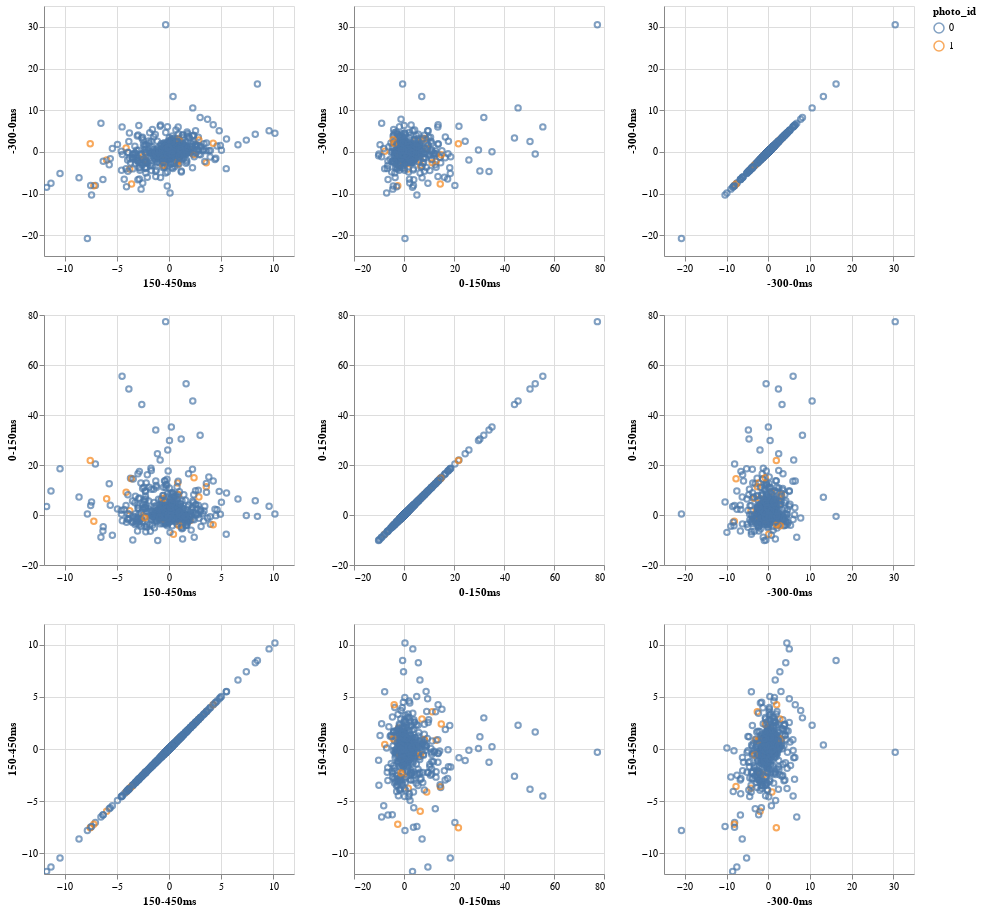

Notebook code cell kept with this figure:
### Code cell
import altair as alt
grid_chart = alt.Chart(data).mark_point().encode(
    alt.X(alt.repeat("column"), type='quantitative'),
    alt.Y(alt.repeat("row"), type='quantitative'),
    color = 'photo_id:N'
).properties(
    width = 250,
    height = 250,
).repeat(
    row=['-300-0ms', '0-150ms', '150-450ms'],
    column=['150-450ms', '0-150ms', '-300-0ms']).interactive(
)

grid_chart.savechart('gridchart.html')
grid_chart

### Figure 1 — Vega-Lite specification as saved in the notebook (floating-point values rounded to 4 significant figures; data arrays with more than 128 entries replaced by an {"elided": "..."} marker saying what was removed)
{"$schema": "https://vega.github.io/schema/vega-lite/v2.json", "config": {"view": {"height": 300, "width": 400}}, "repeat": {"column": ["150-450ms", "0-150ms", "-300-0ms"], "row": ["-300-0ms", "0-150ms", "150-450ms"]}, "spec": {"data": {"values": {"elided": "629 records"}}, "encoding": {"color": {"field": "photo_id", "type": "nominal"}, "x": {"field": {"repeat": "column"}, "type": "quantitative"}, "y": {"field": {"repeat": "row"}, "type": "quantitative"}}, "height": 250, "mark": "point", "selection": {"selector032": {"bind": "scales", "encodings": ["x", "y"], "mark": {"fill": "#333", "fillOpacity": 0.125, "stroke": "white"}, "on": "[mousedown, window:mouseup] > window:mousemove!", "resolve": "global", "translate": "[mousedown, window:mouseup] > window:mousemove!", "type": "interval", "zoom": "wheel!"}}, "width": 250}}
